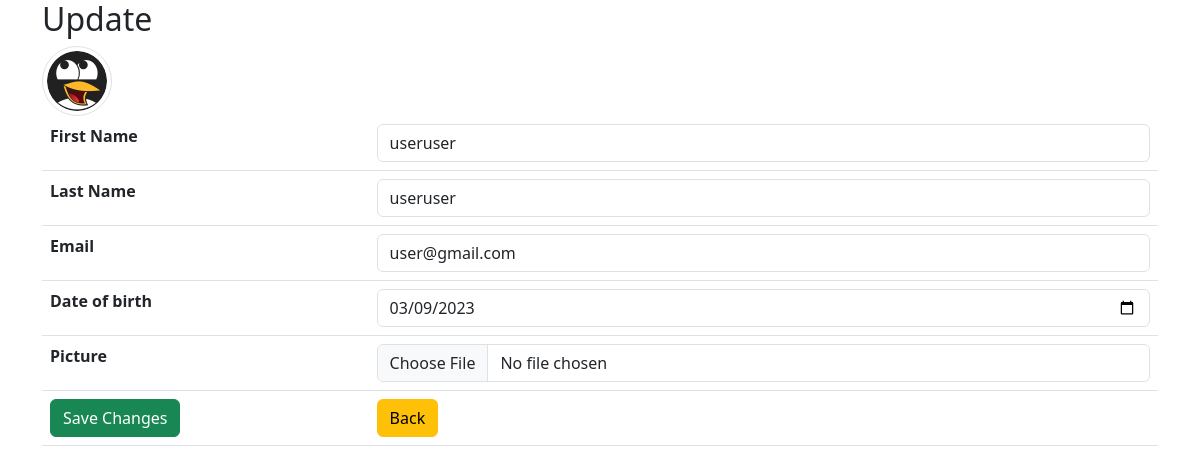
Screenshot of /update.php?id=8 (signed in) with the database file from the repository.
### tables this page shows
CREATE TABLE `user` (
  `id` int(11) NOT NULL,
  `first_name` varchar(255) NOT NULL,
  `last_name` varchar(255) NOT NULL,
  `password` varchar(255) NOT NULL,
  `date_of_birth` date NOT NULL,
  `email` varchar(255) NOT NULL,
  `image` varchar(255) DEFAULT NULL,
  `status` varchar(5) NOT NULL DEFAULT 'user'
);

### update.php (the view, shortened to what this page needs)
<?php
require_once 'components/db_connect.php';
$backBtn = "";
if(isset($_SESSION['user'])){
    $backBtn = "home.php";
}
if(isset($_GET['id'])){
    $id = $_GET['id'];
    $sql = "SELECT * FROM user WHERE id = {$id}";
    $result = mysqli_query($connect, $sql);
    $user = mysqli_fetch_assoc($result);
    $first_name = $user['first_name'];
    $last_name = $user['last_name'];
    $email = $user['email'];
    $date_of_birth = $user['date_of_birth'];
}
?>
<!DOCTYPE html>
<html lang="en">
<head>
    <?php  require_once "components/boot.php";  ?>
</head>
<body>
<div class="container">
        <h2>Update</h2>
        <img class="img-thumbnail rounded-circle" src="pictures/<?= $user['image'] ?>" alt="user">
        <form method="POST" enctype="multipart/form-data">
            <table class="table">
                <tr>
                    <th>First Name</th>
                    <td><input class="form-control" type="text" name="first_name" value="<?php echo $first_name; ?>" /></td>
                </tr>
                <tr>
                    <th>Last Name</th>
                    <td><input class="form-control" type="text" name="last_name" value="<?php echo $last_name ?>" /></td>
                </tr>
                <tr>
                    <th>Email</th>
                    <td><input class="form-control" type="email" name="email"  value="<?php echo $email ?>" /></td>
                </tr>
                <tr>
                    <th>Date of birth</th>
                    <td><input class="form-control" type="date" name="date_of_birth"  value="<?php echo $date_of_birth ?>" /></td>
                </tr>
                <tr>
                    <th>Picture</th>
                    <td><input class="form-control" type="file" name="image" ></td>
                </tr>
                <tr>
                    <td><button name="submit" class="btn btn-success" type="submit">Save Changes</button></td>
                    <td><a href="<?php echo $backBtn ?>"><button class="btn btn-warning" type="button">Back</button></a></td>
                </tr>
            </table>
        </form>
    </div>
</body>
</html>

### update.php (style rules this page uses)
.img-thumbnail { width: 70px !important; height: 70px !important; }

### rows the page displays
user: image (picture), first_name "useruser", last_name "useruser", email "user@gmail.com", date_of_birth "03/09/2023"
